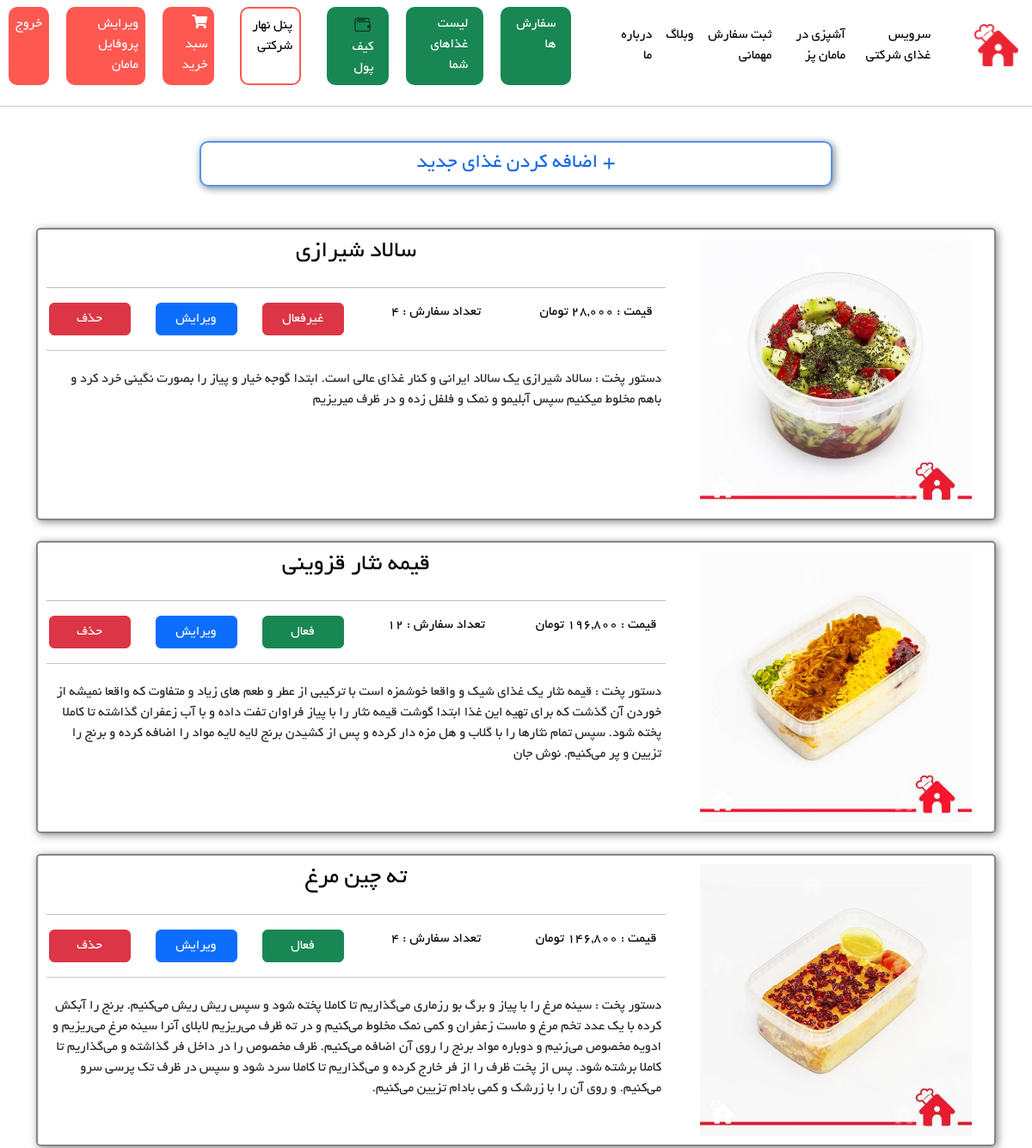
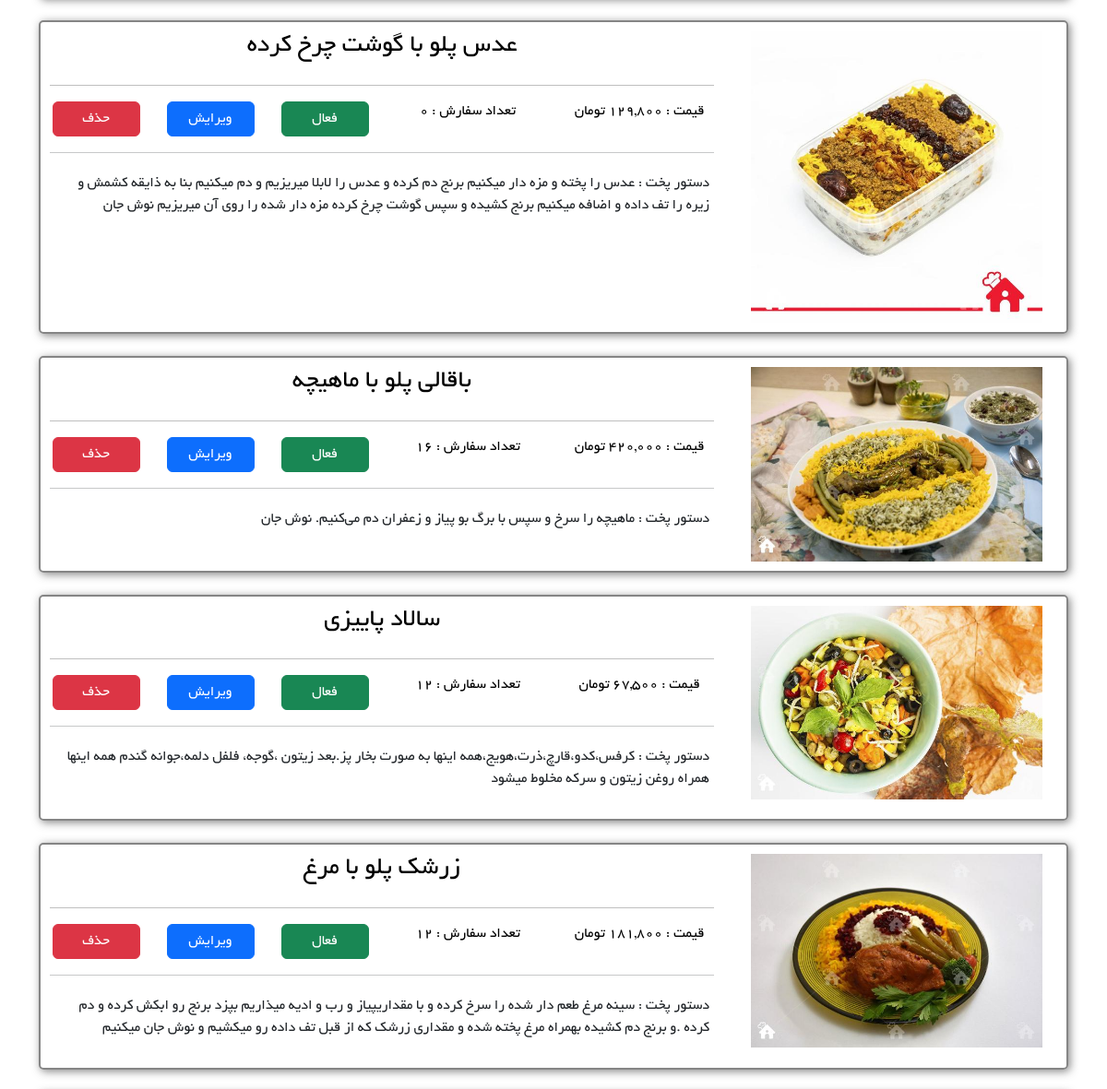
/foods/PerMomFoodsList (signed in, upper part), run on an earlier commit of the app's database (2 pictures, top to bottom).
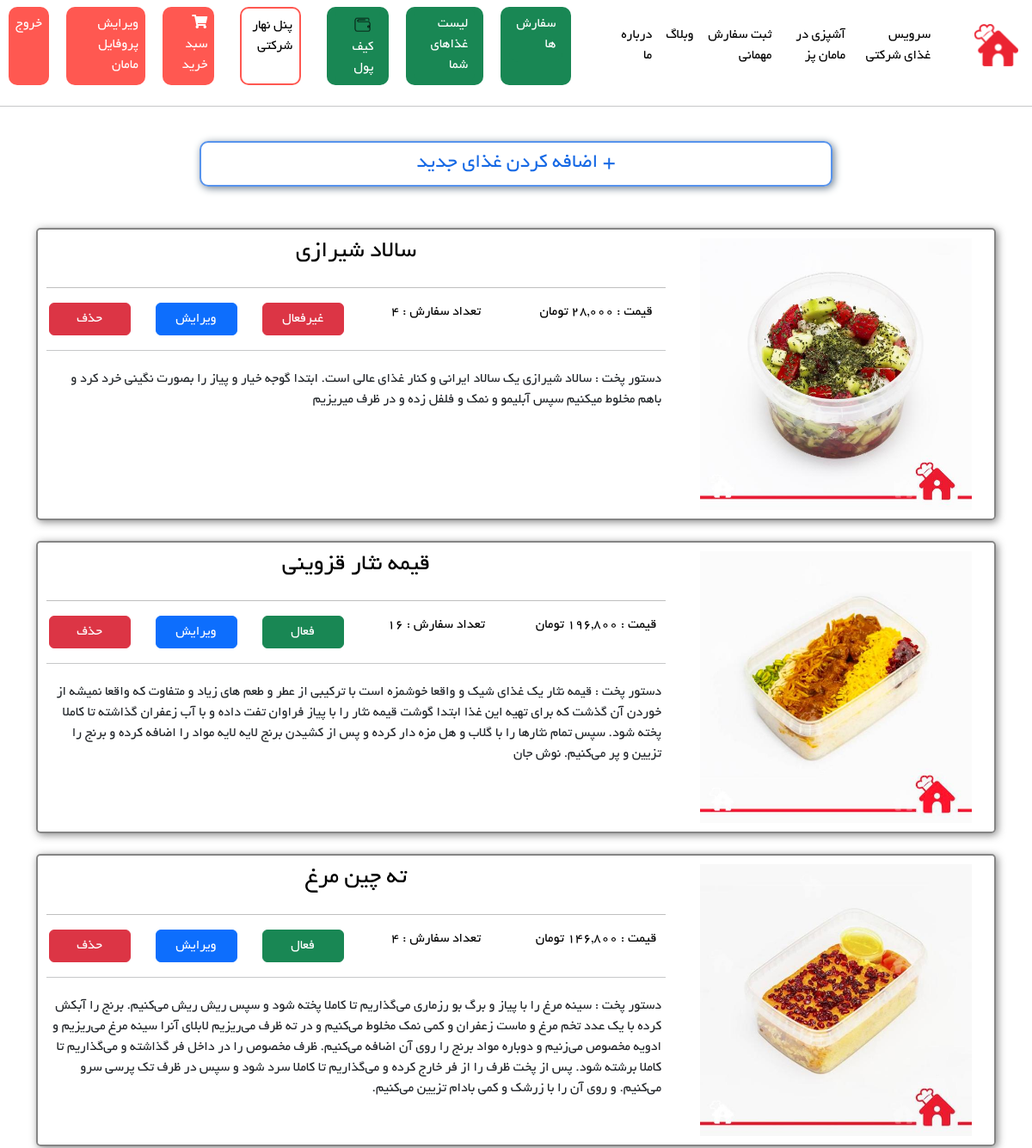
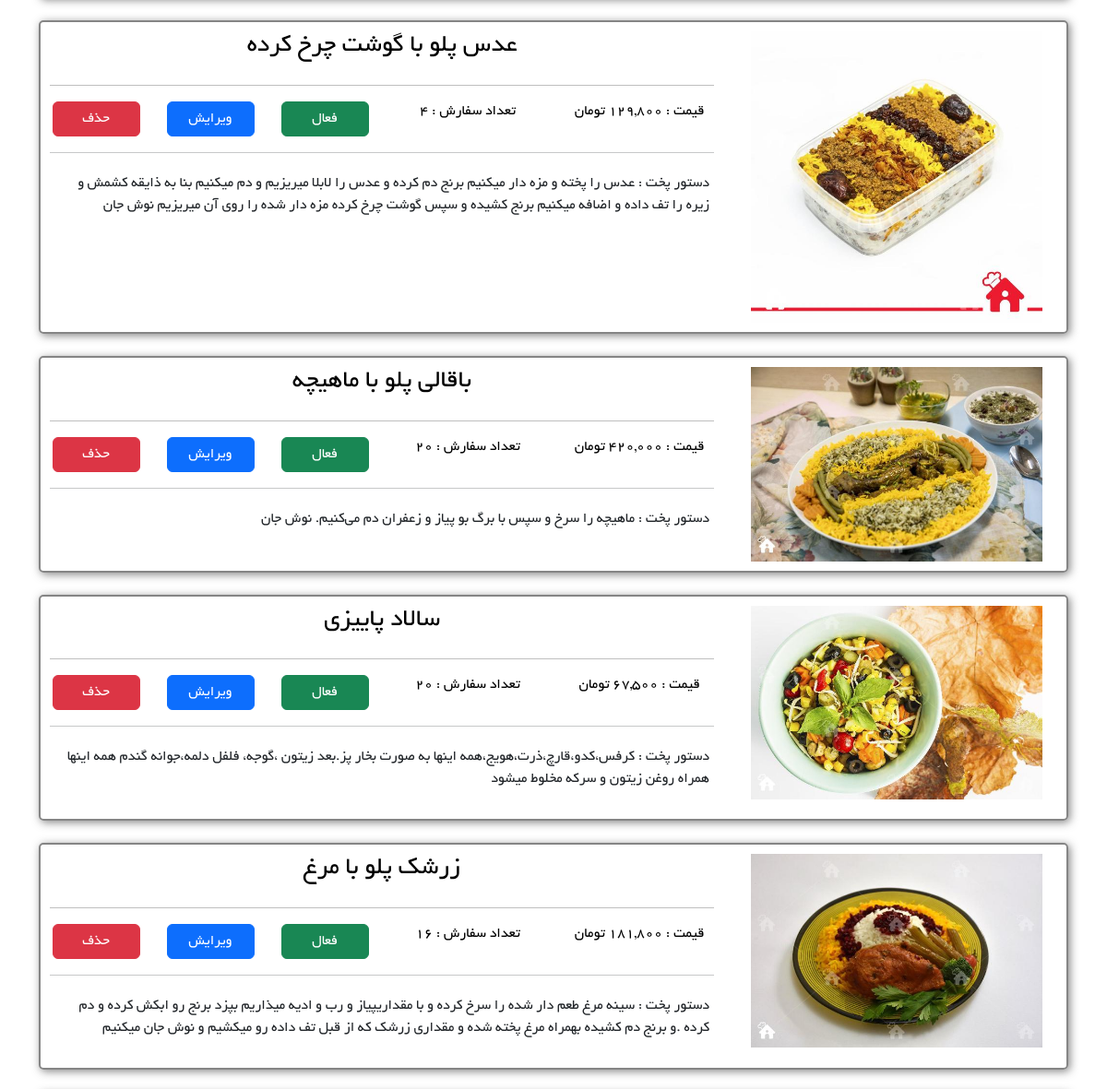
And on a later commit of the database (2 pictures, top to bottom).
### Food/models.py (models this page shows, shortened)
class FoodsModel(models.Model):
    mom = models.ForeignKey(MomsModel, on_delete=models.CASCADE)
    food_name = models.CharField(max_length=100)
    food_price = models.IntegerField()
    food_recipe = models.CharField(max_length=500)
    food_order = models.IntegerField(editable=False, default=0)
    food_photo = models.ImageField(upload_to='foods_picture')
    is_active = models.BooleanField(default=True)
    class Meta:
        db_table = 'Foods'
        verbose_name = 'Food'
        verbose_name_plural = 'Foods'

### Food/views.py (the view)
# urls.py: path('PerMomFoodsList', views.PerMomFoodsList, name='PerMomFoodsList'),
def PerMomFoodsList(request):
    foodsList: FoodsModel = FoodsModel.objects.filter(mom__user_id=request.user.id).order_by('-id')
    context = {
        "foodsList": foodsList,
    }
    return render(request, 'Food/PerMomFoodsList.html', context)

### Food/templates/Food/PerMomFoodsList.html
{% extends 'base/layout.html' %}
{% load static %}
{% load humanize %}
{% block HeaderLinks %}
    <link rel="stylesheet" href="{% static 'css/Moms/PerMomFoodsList-style.css' %}">
{% endblock %}
{% block main %}
    <div class="row text-center">
        <div class="col-2"></div>
        <div class="col-8">
            <a href="{% url 'addFood' %}">
                <div id="addNewFood">
                    <h4>+ اضافه کردن غذای جدید</h4>
                </div>
            </a>
        </div>
        <div class="col-2"></div>
    </div>
    <br/>
    <br/>
    {% for food in foodsList %}
        <div class="row">
            <div class="col-md-12">
                <a class="food-box-link" href="">
                    <div class="food-box">
                        <div class="row text-center">
                            <div class="col-md-4">
                                <img class="food-img" src="{{ food.food_photo.url }}"/>
                            </div>
                            <div class="col-md-8">
                                <div class="row">
                                    <div class="col-md-12">
                                        <h3>{{ food.food_name }}</h3>
                                    </div>
                                </div>
                                <hr/>
                                <div class="row d-flex align-items-center">
                                    <div class="col-md-3">
                                        <p>قیمت : {{ food.food_price|intcomma }} تومان</p>
                                    </div>
                                    <div class="col-md-3">
                                        <p>تعداد سفارش : {{ food.food_order }}</p>
                                    </div>
                                    <div class="col-md-2">
                                        {% if food.is_active %}
                                            <a class="btn btn-success">فعال</a>
                                        {% else %}
                                            <a class="btn btn-danger">غیرفعال</a>
                                        {% endif %}
                                    </div>
                                    <div class="col-md-2">
                                        <a href="{% url 'UpdateFood' food_id=food.id %}" class="btn btn-primary">ویرایش</a>
                                    </div>
                                    <div class="col-md-2">
                                        <a href="{% url 'RemoveFood' food_id=food.id %}" class="btn btn-danger">حذف</a>
                                    </div>
                                </div>
                                <hr>
                                <div class="row" style="height: 50%">
                                    <div class="col-md-12">
                                        <div class="food-recipe">
                                            <p> دستور پخت : {{ food.food_recipe }}</p>
                                        </div>
                                    </div>
                                </div>
                            </div>
                        </div>
                    </div>
                </a>
            </div>
        </div>
        <br/>
    {% endfor %}
{% endblock %}

What changed in the data, as far as the page shows it:
changed FoodsModel "قیمه نثار قزوینی": food_order "12" → "16"
changed FoodsModel "عدس پلو با گوشت چرخ کرده": food_order "0" → "4"
changed FoodsModel "باقالی پلو با ماهیچه": food_order "16" → "20"
changed FoodsModel "سالاد پاییزی": food_order "12" → "20"
changed FoodsModel "زرشک پلو با مرغ": food_order "12" → "16"
